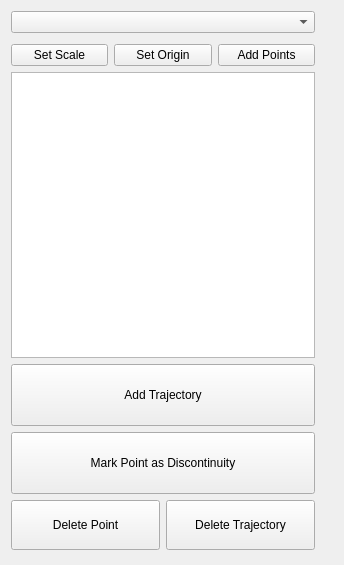
<?xml version="1.0" encoding="UTF-8"?>
<ui version="4.0">
 <class>pointtracker</class>
 <widget class="QMainWindow" name="pointtracker">
  <property name="geometry">
   <rect>
    <x>0</x>
    <y>0</y>
    <width>344</width>
    <height>565</height>
   </rect>
  </property>
  <property name="sizePolicy">
   <sizepolicy hsizetype="Minimum" vsizetype="Preferred">
    <horstretch>0</horstretch>
    <verstretch>0</verstretch>
   </sizepolicy>
  </property>
  <property name="maximumSize">
   <size>
    <width>16777215</width>
    <height>16777215</height>
   </size>
  </property>
  <property name="windowTitle">
   <string>pointtracker</string>
  </property>
  <widget class="QWidget" name="centralWidget">
   <widget class="QWidget" name="verticalLayoutWidget">
    <property name="geometry">
     <rect>
      <x>0</x>
      <y>0</y>
      <width>326</width>
      <height>561</height>
     </rect>
    </property>
    <layout class="QVBoxLayout" name="verticalLayout">
     <item>
      <widget class="QComboBox" name="objectList"/>
     </item>
     <item>
      <layout class="QHBoxLayout" name="horizontalLayout_2">
       <property name="topMargin">
        <number>5</number>
       </property>
       <item>
        <widget class="QPushButton" name="setScaleBtn">
         <property name="text">
          <string>Set Scale</string>
         </property>
        </widget>
       </item>
       <item>
        <widget class="QPushButton" name="setOriginBtn">
         <property name="text">
          <string>Set Origin</string>
         </property>
        </widget>
       </item>
       <item>
        <widget class="QPushButton" name="addPointsBtn">
         <property name="minimumSize">
          <size>
           <width>0</width>
           <height>0</height>
          </size>
         </property>
         <property name="baseSize">
          <size>
           <width>0</width>
           <height>0</height>
          </size>
         </property>
         <property name="text">
          <string>Add Points</string>
         </property>
        </widget>
       </item>
      </layout>
     </item>
     <item>
      <widget class="QListWidget" name="pointsList">
       <property name="midLineWidth">
        <number>1</number>
       </property>
      </widget>
     </item>
     <item>
      <widget class="QPushButton" name="addObjectButton">
       <property name="minimumSize">
        <size>
         <width>34</width>
         <height>62</height>
        </size>
       </property>
       <property name="text">
        <string>Add Trajectory</string>
       </property>
       <property name="iconSize">
        <size>
         <width>170</width>
         <height>159</height>
        </size>
       </property>
      </widget>
     </item>
     <item>
      <widget class="QPushButton" name="markDiscontinuityBtn">
       <property name="minimumSize">
        <size>
         <width>0</width>
         <height>62</height>
        </size>
       </property>
       <property name="text">
        <string>Mark Point as Discontinuity</string>
       </property>
      </widget>
     </item>
     <item>
      <layout class="QHBoxLayout" name="horizontalLayout">
       <item>
        <widget class="QPushButton" name="deletePointButton">
         <property name="minimumSize">
          <size>
           <width>0</width>
           <height>50</height>
          </size>
         </property>
         <property name="statusTip">
          <string/>
         </property>
         <property name="text">
          <string>Delete Point</string>
         </property>
         <property name="autoDefault">
          <bool>false</bool>
         </property>
        </widget>
       </item>
       <item>
        <widget class="QPushButton" name="deleteObjectButton">
         <property name="minimumSize">
          <size>
           <width>0</width>
           <height>50</height>
          </size>
         </property>
         <property name="text">
          <string>Delete Trajectory</string>
         </property>
        </widget>
       </item>
      </layout>
     </item>
    </layout>
   </widget>
  </widget>
 </widget>
 <layoutdefault spacing="6" margin="11"/>
 <resources/>
 <connections/>
</ui>
